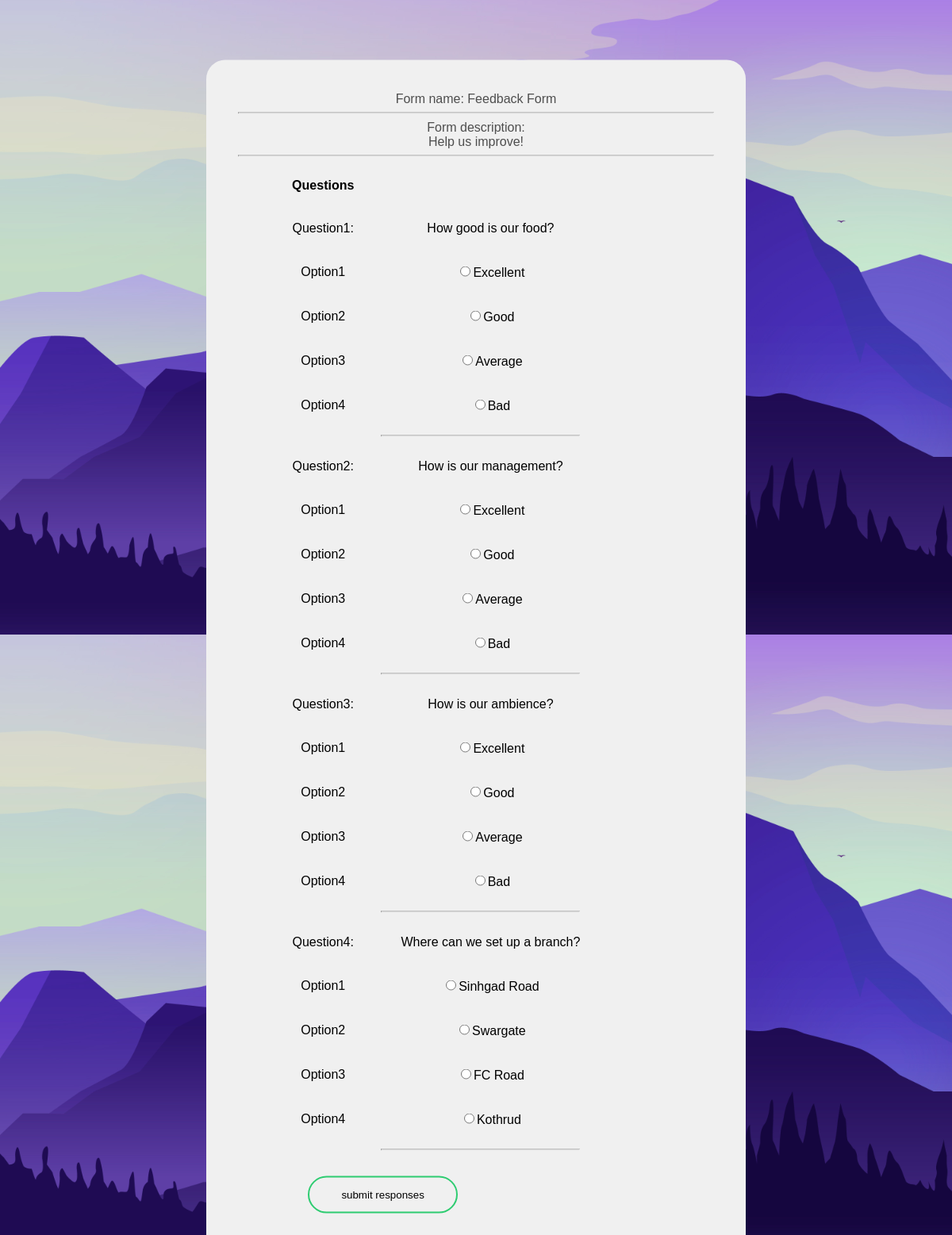
The page /user/give_feedback.php?form_id=004a207e (signed in) on the database its author committed.
### tables this page shows
CREATE TABLE `form_description` (
  `form_id` varchar(8) NOT NULL,
  `form_name` varchar(30) NOT NULL,
  `form_description` varchar(100) NOT NULL
);

CREATE TABLE `forms` (
  `organisation_id` int(5) NOT NULL,
  `form_id` varchar(8) NOT NULL,
  `question_id` int(10) NOT NULL,
  `Question` varchar(100) NOT NULL,
  `option1` varchar(50) NOT NULL,
  `option2` varchar(50) NOT NULL,
  `option3` varchar(50) NOT NULL,
  `option4` varchar(50) NOT NULL
);

### user/give_feedback.php (the view, shortened to what this page needs)
<!DOCTYPE html>
<html>
<head>
	<link rel="stylesheet" href="../style.css">
</head>
<body>
	<div id="box" class="box" style="margin-top: 50%; width:50%">
		<?php
		include("../includes/connect.php");
		$form_id = $_GET["form_id"];
		$select_questions = "SELECT `question_id`,`Question`,`option1`,`option2`,`option3`,`option4` FROM `forms` WHERE `form_id`='$form_id' ORDER BY `question_id` ASC";
		$select_questions_result = mysqli_query($conn, $select_questions);
		$qid_array = array();
		if ($select_questions_result) {
			$select_description = "SELECT * FROM `form_description` WHERE `form_id`='$form_id'";
			$select_description_result = mysqli_query($conn, $select_description);
			if ($select_description_result) {
				while ($row = mysqli_fetch_array($select_description_result)) {
					echo ("Form name: " . $row["form_name"]);
					echo ("<hr>");
					echo ("Form description: <br>" . $row["form_description"]);
					echo ("<hr>");
				}
			}
			echo "<form method='post'>";
			echo "<table style=\"margin-left:10px\">";
			echo "<tr><th><p style=\"color:black\">Questions</p></th></tr>";
			$i = 0;
			while ($row = mysqli_fetch_array($select_questions_result)) {
				array_push($qid_array, $row["question_id"]);
				echo "<tr>";
				$u = $i + 1;
				echo "<td><p style=\"color:black;\">" . "Question" . $u . ":</p></td>";
				echo "<td><p style=\"color:black\">" . $row["Question"] . "</p></td>";
				echo "</tr>";
				for ($j = 1; $j <= 4; $j++) {
					echo "<tr>";
					echo "<td><p style=\"color:black\">Option" . $j . "</p></td>";
					echo "<td><p style=\"color:black\"><input type='radio' name='ans" . $i . "' value='" . $j . "'/>" . $row["option$j"] . "</p></td>";
					echo "</tr>";
				}
				$i++;
				echo "<tr><td colspan='2'><hr style=\"margin-left:40%\"></td></tr>";
			}
			echo "<tr><td><input style=\"margin-left:40%\" type='submit' name='submit' value='submit responses'/></td></tr><tr><td colspan='2'></td></tr>";
			echo "</table></form>";
		} else {
			echo mysqli_error($conn);
		}
		?>
	</div>
</body>
</html>

### style.css (style rules this page uses)
html { scroll-behavior: smooth; }
body { font-family: sans-serif; margin: 0; color: black; background-image: url(./img/bg.jpg); background-size: cover; }
.box { width: 350px; padding: 40px; position: absolute; margin-top: 25%; margin-left: 50%; transform: translate(-50%, -50%); background: #f0f0f0; text-align: center; border: 0; border-radius: 24px; color: #4e4e4e; }
.box input[type="submit"] { border: 0; background: none; margin: 20px auto; text-align: center; border: 2px solid #2ecc71; padding: 14px 40px; outline: none; color: black; border-radius: 24px; transition: 0.25s; cursor: pointer; }
table { color: white; }

### rows shown on the page
form_description: form_name "Feedback Form", form_description "Help us improve!"
forms: u "1", Question "How good is our food?", option1 "Excellent", option2 "Good", option3 "Average", option4 "Bad"
forms: u "2", Question "How is our management?", option1 "Excellent", option2 "Good", option3 "Average", option4 "Bad"
forms: u "3", Question "How is our ambience?", option1 "Excellent", option2 "Good", option3 "Average", option4 "Bad"
forms: u "4", Question "Where can we set up a branch?", option1 "Sinhgad Road", option2 "Swargate", option3 "FC Road", option4 "Kothrud"
